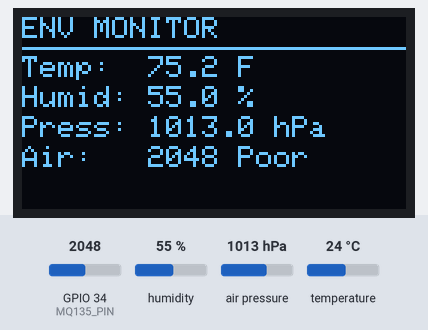
A program run on a simulated ESP32. Parts: 128×64 one-colour display. The test bench sets the inputs (shaded band); at power-on: GPIO 34 (MQ135_PIN) = 2048, humidity 55 %, air pressure 1013 hPa, temperature 24 °C. What the program prints to the serial monitor is not drawn.

Above: at 4.2 s.
4.3 s: GPIO 34 (MQ135_PIN) set to 1971
At 6.2 s:
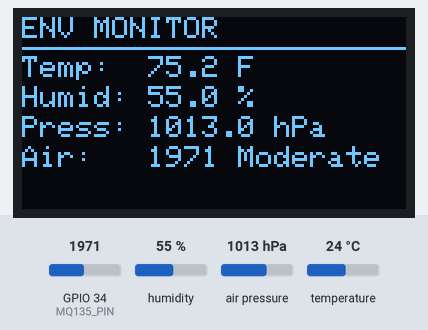
7.0 s: GPIO 34 (MQ135_PIN) set to 1035
At 7.7 s:
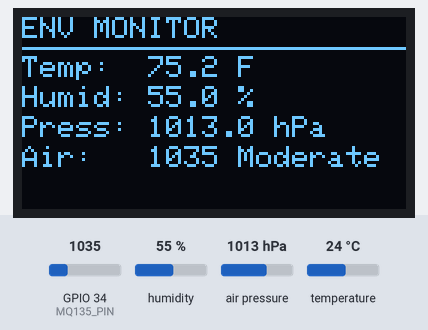
9.7 s: GPIO 34 (MQ135_PIN) set to 941
At 12.0 s:
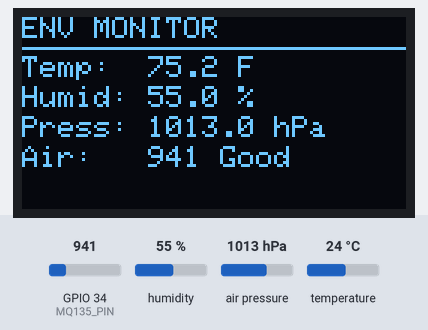
12.7 s: GPIO 34 (MQ135_PIN) set to 3040
At 13.6 s:
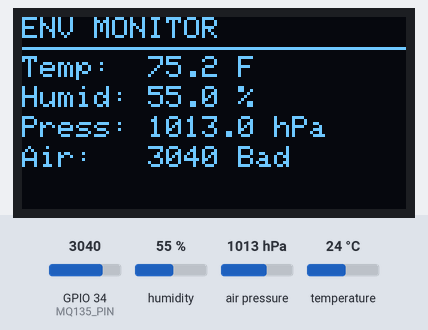
15.4 s: humidity set to 22 %
At 17.9 s:
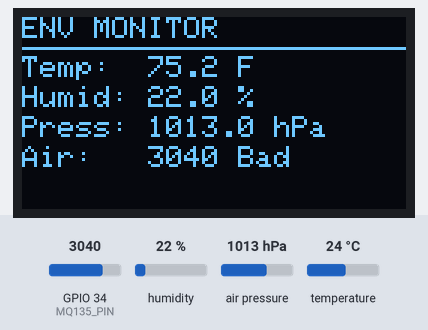
18.8 s: air pressure set to 952 hPa
At 20.6 s:
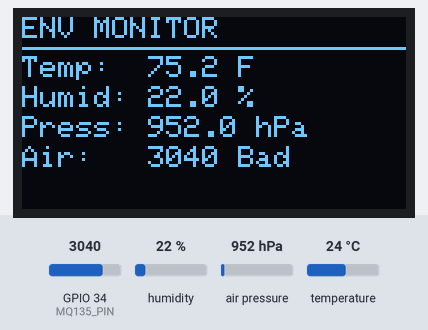
Timing chart, 0 to 22.1 s (numbered marks = the images above; inputs shaded):
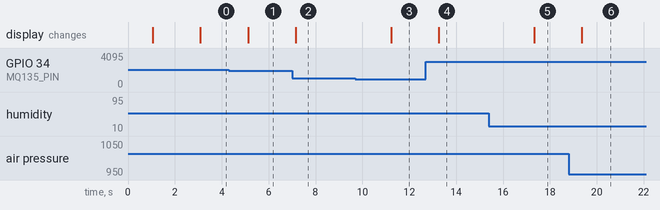

Measured:
- the behaviour switches between 2000 and 1999 on GPIO 34 (MQ135_PIN) (found by bisection; images 0 and 1)
- the behaviour switches between 1000 and 999 on GPIO 34 (MQ135_PIN) (found by bisection; images 2 and 3)
- after the input at 4.3 s, the display: changes after 0.82 s (image 1)
- after the input at 7.0 s, the display: changes after 0.16 s (image 2)
- after the input at 9.7 s, the display: changes after 1.5 s (image 3)
- after the input at 12.7 s, the display: changes after 0.56 s (image 4)
- after the input at 15.4 s, the display: changes after 1.9 s (image 5)
- after the input at 18.8 s, the display: changes after 0.56 s (image 6)

The program:

main.cpp
```cpp
#include <Arduino.h>
#include <Wire.h>
#include <Adafruit_BME280.h>
#include <Adafruit_Sensor.h>
#include <Adafruit_SSD1306.h>
#include <Adafruit_GFX.h>

#define SCREEN_WIDTH 128
#define SCREEN_HEIGHT 64
#define OLED_RESET -1
#define MQ135_PIN 34

Adafruit_SSD1306 display(SCREEN_WIDTH, SCREEN_HEIGHT, &Wire, OLED_RESET);
Adafruit_BME280 bme;

void setup() {
  Serial.begin(115200);
  delay(1000);

  // Initialize BME280
  if (!bme.begin(0x76)) {
    if (!bme.begin(0x77)) {
      Serial.println("No BME280 found. Check wiring!");
      while (1);
    }
  }
  Serial.println("BME280 ready!");

  // Initialize OLED
  if (!display.begin(SSD1306_SWITCHCAPVCC, 0x3C)) {
    Serial.println("No OLED found. Check wiring!");
    while (1);
  }
  Serial.println("OLED ready!");

  // MQ135 is analog, no initialization needed
  pinMode(MQ135_PIN, INPUT);
  Serial.println("MQ135 ready!");

  display.clearDisplay();
  display.setTextColor(SSD1306_WHITE);
  display.setTextSize(1);
  display.setCursor(0, 0);
  display.println("System Starting...");
  display.display();
  delay(2000);
}

void loop() {
  // BME280 readings
  float tempF = (bme.readTemperature() * 9.0 / 5.0) + 32.0;
  float humidity = bme.readHumidity();
  float pressure = bme.readPressure() / 100.0F;

  // MQ135 reading (raw analog value 0-4095)
  int airQuality = analogRead(MQ135_PIN);

  // Determine air quality label
  String airLabel;
  if (airQuality < 1000) {
    airLabel = "Good";
  } else if (airQuality < 2000) {
    airLabel = "Moderate";
  } else if (airQuality < 3000) {
    airLabel = "Poor";
  } else {
    airLabel = "Bad";
  }

  // Print to Serial Monitor
  Serial.println("--------------------");
  Serial.print("Temp:      "); Serial.print(tempF); Serial.println(" F");
  Serial.print("Humidity:  "); Serial.print(humidity); Serial.println(" %");
  Serial.print("Pressure:  "); Serial.print(pressure); Serial.println(" hPa");
  Serial.print("Air Quality: "); Serial.print(airQuality); Serial.print(" raw ("); Serial.print(airLabel); Serial.println(")");

  // Display on OLED
  display.clearDisplay();

  // Title
  display.setTextSize(1);
  display.setCursor(0, 0);
  display.println("ENV MONITOR");
  display.drawLine(0, 10, 127, 10, SSD1306_WHITE);

  // Temperature
  display.setCursor(0, 13);
  display.print("Temp:  ");
  display.print(tempF, 1);
  display.println(" F");

  // Humidity
  display.setCursor(0, 23);
  display.print("Humid: ");
  display.print(humidity, 1);
  display.println(" %");

  // Pressure
  display.setCursor(0, 33);
  display.print("Press: ");
  display.print(pressure, 1);
  display.println(" hPa");

  // Air Quality
  display.setCursor(0, 43);
  display.print("Air:   ");
  display.print(airQuality);
  display.print(" ");
  display.println(airLabel);

  display.display();

  delay(2000);
}
```
